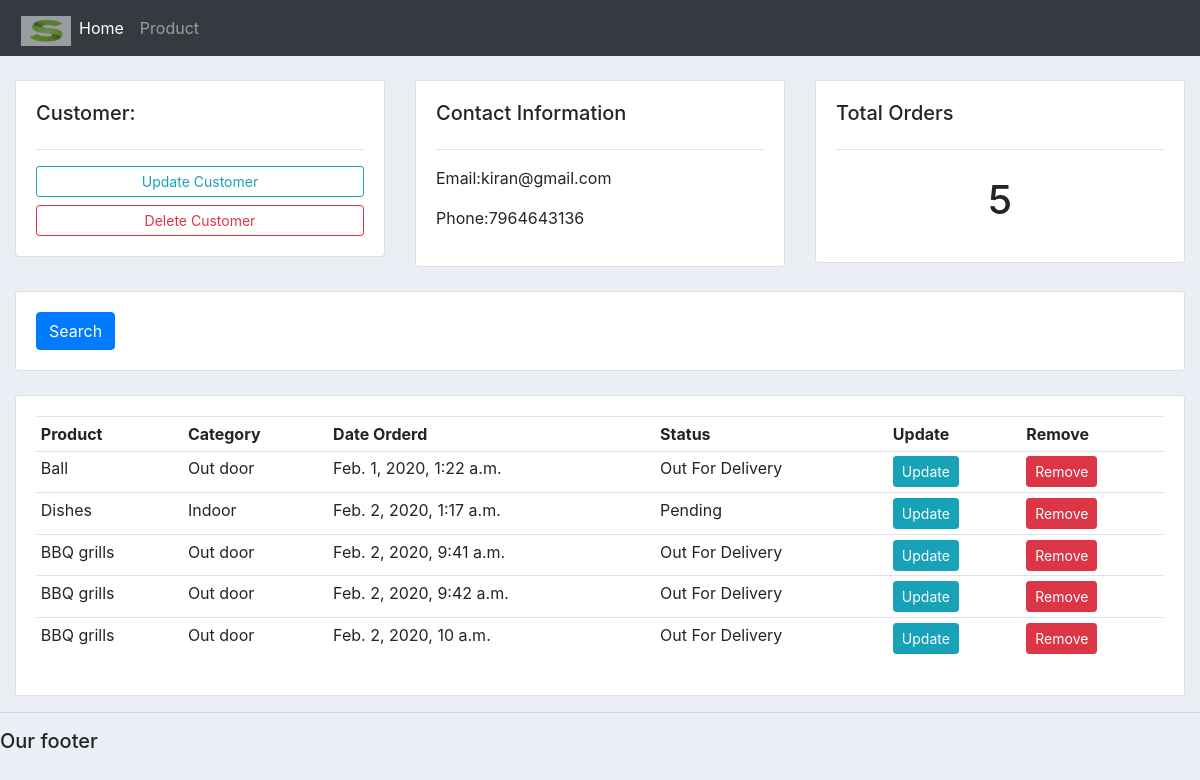
The app's page /customer/1/ with its own data.
### accounts/models.py (models this page shows, shortened)
class Customers(models.Model):
    Name=models.CharField(max_length=200,null=True)
    phone=models.CharField(max_length=200,null=True)
    email=models.EmailField(unique=True)
    date_created = models.DateTimeField(auto_now_add=True,null=True)

class Order(models.Model):
    STATUS =    (
        ('Pending','Pending'),
        ('Out For Delivery', 'Out For Delivery'),
        ('Delivered','Delivered')
    )
    Customer=models.ForeignKey(Customers,null=True, on_delete=models.SET_NULL)
    Product=models.ForeignKey(Product,null=True, on_delete=models.SET_NULL)
    Date_created = models.DateTimeField(auto_now_add=True,null=True)
    status = models.CharField(max_length=200,null=True,choices= STATUS)

class Product(models.Model):
     CATEGORY =    (
        ('Indoor','Indoor'),
        ('Out door','Out door'),
     )
     Name = models.CharField(max_length=200,null=True)
     Price = models.FloatField(null=True)
     Category = models.CharField(max_length=200,null=True,choices=CATEGORY)
     Description = models.CharField(max_length=200,null=True,blank=True)
     Date_created = models.DateTimeField(auto_now_add=True,null=True)
     tags = models.ManyToManyField(Tag)
     def __str__(self):
        return self.Name

### accounts/views.py (the view)
# urls.py: path('customer/<str:pk>/',views.customer,name='customers'),
def customer(request,pk):
    customer=Customers.objects.get(id=pk)
    orders=customer.order_set.all()
    orders_count=orders.count()
    context={'customer':customer,'order':orders,'orders_count':orders_count}
    return render(request,'customer.html',context)

### accounts/templates/customer.html
{% extends 'main.html' %} {% block content %}
<br>
<div class="row">
    <div class="col-md">
        <div class="card card-body">
            <h5>Customer:</h5>
            <hr>
            <a class="btn btn-outline-info  btn-sm btn-block" href="{%url 'updateCustomer' customer.id%}">Update Customer</a>
            <a class="btn btn-outline-danger  btn-sm btn-block" href="">Delete Customer</a>
        </div>
    </div>
    <div class="col-md">
        <div class="card card-body">
            <h5>Contact Information</h5>
            <hr>
            <p>Email:{{customer.email}} </p>
            <p>Phone:{{customer.phone}} </p>
        </div>
    </div>
    <div class="col-md">
        <div class="card card-body">
            <h5>Total Orders</h5>
            <hr>
            <h1 style="text-align: center;padding: 10px">{{orders_count}}</h1>
        </div>
    </div>
</div>
<br>
<div class="row">
    <div class="col">
        <div class="card card-body">
            <form method="get">
                <button class="btn btn-primary" type="submit">Search</button>
            </form>
        </div>
    </div>
</div>
<br>
<div class="row">
    <div class="col-md">
        <div class="card card-body">
            <table class="table table-sm">
                <tr>
                    <th>Product</th>
                    <th>Category</th>
                    <th>Date Orderd</th>
                    <th>Status</th>
                    <th>Update</th>
                    <th>Remove</th>
                </tr>
                {% for order in order %}
                <tr>
                    <td>{{order.Product}}</td>
                    <td>{{order.Product.Category}}</td>
                    <td>{{order.Date_created}}</td>
                    <td>{{order.status}}</td>
                    <th>
                        <a class="btn btn-sm btn-info" href="{%url 'UpdateOrder' order.id%}">Update</a>
                    </th>
                    <th><a class="btn btn-sm btn-danger" href="{%url 'deleteOrder' order.id%}">Remove</a></th>
                </tr>
                {% endfor %}
            </table>
        </div>
    </div>
</div>
{% endblock %}

### accounts/static/css/main.css (style rules this page uses)
body { background-color: #ebeff5; }

### records on screen
Customers: email "kiran@gmail.com", phone "7964643136"
Order: Product "Ball", Product.Category "Out door", Date_created "Feb. 1, 2020, 1:22 a.m.", status "Out For Delivery"
Order: Product "Dishes", Product.Category "Indoor", Date_created "Feb. 2, 2020, 1:17 a.m.", status "Pending"
Order: Product "BBQ grills", Product.Category "Out door", Date_created "Feb. 2, 2020, 9:41 a.m.", status "Out For Delivery"
Order: Product "BBQ grills", Product.Category "Out door", Date_created "Feb. 2, 2020, 9:42 a.m.", status "Out For Delivery"
Order: Product "BBQ grills", Product.Category "Out door", Date_created "Feb. 2, 2020, 10 a.m.", status "Out For Delivery"

### other values on screen
{{ orders_count }} "5"
